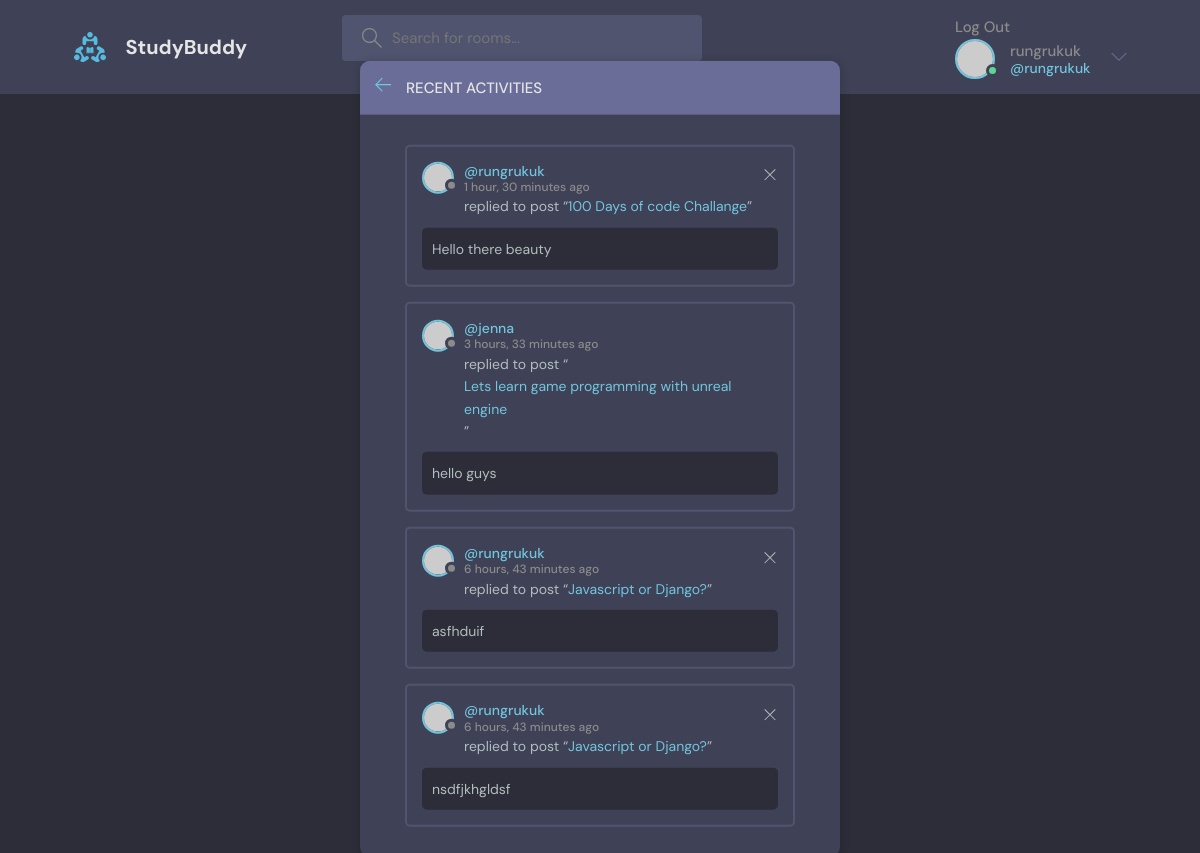
Screenshot of /activity/ (signed in) with the database file from the repository.
### base/models.py (models this page shows)
class Message(models.Model):
    room = models.ForeignKey(Room, on_delete=models.CASCADE)
    user = models.ForeignKey(User, on_delete=models.CASCADE)
    body = models.TextField(max_length=500)
    updated = models.DateTimeField(auto_now=True)
    created = models.DateTimeField(auto_now_add=True)
    class Meta:
        ordering = ["-updated", "-created"]
    def __str__(self):
        return self.body[0:50]

class Room(models.Model):
    host = models.ForeignKey(User, on_delete=models.SET_NULL, null=True)
    topic = models.ForeignKey(Topic, on_delete=models.SET_NULL, null=True)
    name = models.CharField(max_length=50)
    description = models.TextField(max_length=50, null=True, blank=True)
    participants = models.ManyToManyField(User, related_name="participants", blank=True)
    updated = models.DateTimeField(auto_now=True)
    created = models.DateTimeField(auto_now_add=True)
    class Meta:
        ordering = ["-updated", "-created"]
    def __str__(self):
        return self.name

### base/views.py (the view)
# urls.py: path("activity/", views.activityPage, name="activity"),
def activityPage(request):
    room_messages = Message.objects.all()
    return render(request, "base/activity.html", {"room_messages": room_messages})

### base/templates/base/activity.html
{% extends 'main.html' %}
  {% block content %}
    <main class="layout">
      <div class="container">
        <div class="layout__box">
          <div class="layout__boxHeader">
            <div class="layout__boxTitle">
              <a href="{% url 'home' %}">
                <svg version="1.1" xmlns="http://www.w3.org/2000/svg" width="32" height="32" viewBox="0 0 32 32">
                  <title>arrow-left</title>
                  <path
                    d="M13.723 2.286l-13.723 13.714 13.719 13.714 1.616-1.611-10.96-10.96h27.625v-2.286h-27.625l10.965-10.965-1.616-1.607z"
                  ></path>
                </svg>
              </a>
              <h3>Recent Activities</h3>
            </div>
          </div>
          <div class="activities-page layout__body">
            {% for room_message in room_messages %}
            <div class="activities__box">
              <div class="activities__boxHeader roomListRoom__header">
                  <a href="{% url 'user-profile' room_message.user.id %}" class="roomListRoom__author">
                  <div class="avatar avatar--small">
                      <img src="https://randomuser.me/api/portraits/women/11.jpg" />
                  </div>
                  <p>
                      @{{room_message.user.username}}
                      <span>{{room_message.created|timesince}} ago</span>
                  </p>
                  </a>
                  {% if request.user == room_message.user %}
                      <div class="roomListRoom__actions">
                          <a href="{% url 'delete-message' room_message.id %}">
                              <svg version="1.1" xmlns="http://www.w3.org/2000/svg" width="32" height="32" viewBox="0 0 32 32">
                              <title>remove</title>
                              <path
                                  d="M27.314 6.019l-1.333-1.333-9.98 9.981-9.981-9.981-1.333 1.333 9.981 9.981-9.981 9.98 1.333 1.333 9.981-9.98 9.98 9.98 1.333-1.333-9.98-9.98 9.98-9.981z"
                              ></path>
                              </svg>
                          </a>
                      </div>
                  {% endif %}
              </div>
              <div class="activities__boxContent">
                  <p>replied to post “<a href="{% url 'room' room_message.room.id %}">{{room_message.room}}</a>”</p>
                  <div class="activities__boxRoomContent">
                      {{room_message}}
                  </div>
              </div>
              </div>
            {% endfor %}
          </div>
        </div>
      </div>
    </main>
  {% endblock content %}

### templates/navbar.html (shortened to what this page needs)
{% load static %}
<header class="header header--loggedIn">
    <div class="container">
      <a href="{% url 'home' %}" class="header__logo">
        <img src="{% static 'images/logo.svg' %}" />
        <h1>StudyBuddy</h1>
      </a>
      <form method = "GET" action="{% url 'home' %}" class="header__search">
        <label>
          <input type = "text" name="q" placeholder="Search for rooms..." />
        </label>
      </form>
      <nav class="header__menu">
        {% if request.user.is_authenticated %}
            <a href="{% url 'logout' %}">Log Out</a>
            <div class="header__user">
                <a href="{% url 'user-profile' request.user.id %}">
                <div class="avatar avatar--medium active">
                    <img src="https://randomuser.me/api/portraits/men/37.jpg" />
                </div>
                <p>{{request.user.username}}<span>@{{request.user.username}}</span></p>
                </a>
                <button class="dropdown-button">
                <svg version="1.1" xmlns="http://www.w3.org/2000/svg" width="32" height="32" viewBox="0 0 32 32">
                    <title>chevron-down</title>
                    <path d="M16 21l-13-13h-3l16 16 16-16h-3l-13 13z"></path>
                </svg>
                </button>
            </div>
        {% else %}
            <a href="{% url 'login' %}">
                <img src="{% static 'images/avatar.svg' %}" />
                <p>Login</p>
            </a>
        {% endif %}
      </nav>
    </div>
  </header>

### rows the page displays
Message: user.username "rungrukuk", created "1 hour, 30 minutes", room "100 Days of code Challange", body "Hello there beauty"
Message: user.username "jenna", created "3 hours, 33 minutes", room "Lets learn game programming with unreal engine", body "hello guys"
Message: user.username "rungrukuk", created "6 hours, 43 minutes", room "Javascript or Django?", body "asfhduif"
Message: user.username "rungrukuk", created "6 hours, 43 minutes", room "Javascript or Django?", body "nsdfjkhgldsf"

### other values shown
{{ request.user.username }} "rungrukuk"
